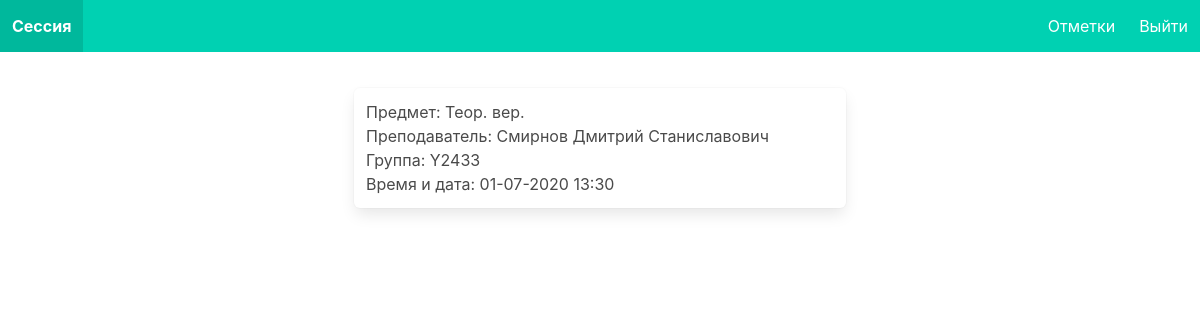
The page /subjectexam/4/ (signed in) on the database its author committed.
### final_project/models.py (models this page shows, shortened)
class Subject(models.Model):
    name = models.CharField(max_length=45)
    code = models.CharField(max_length=10)

class User(AbstractUser):
    middle_name = models.CharField(max_length=150, blank=True)
    is_student = models.BooleanField(default=False)
    is_teacher = models.BooleanField(default=False)
    group = models.ForeignKey(Group, on_delete=models.CASCADE, default=None, blank=True, null=True)

class Group(models.Model):
    name = models.CharField(max_length=10)
    course = models.IntegerField()
    def __str__(self):
        return self.name

class Exam(models.Model):
    datetime = models.DateTimeField()
    classroom = models.CharField(max_length=10)
    subject = models.ForeignKey(Subject, on_delete=models.CASCADE)
    group = models.ForeignKey(Group, on_delete=models.CASCADE)

### final_project/views.py (the view)
# urls.py: path('subjectexam/<int:id>/', views.subject_page),
@login_required
def subject_page(request, id):
    exam = Exam.objects.get(pk=id)
    subject = exam.subject
    relation = GroupSubjectTeacher.objects.get(subject=subject, group=request.user.group)
    teacher = relation.teacher
    return render(request, 'subject.html', {'exam': exam, 'subject': subject, 'teacher': teacher})

### templates/subject.html
{% extends 'layout.html' %}
{% block nav_items %}
    <a href="/student" class="navbar-item">Отметки</a>
{% endblock %}
{% block body %}
    <div class="columns is-centered">
        <div class="column is-half box">
            Предмет: {{ subject.name }}<br>
            Преподаватель: {{ teacher.last_name }} {{ teacher.first_name }} {{ teacher.middle_name }}<br>
            Группа: {{ user.group }}<br>
            Время и дата: {{ exam.datetime|date:'d-m-Y H:i' }}
        </div>
    </div>
{% endblock %}

### rows shown on the page
Subject: name "Теор. вер."
User: last_name "Смирнов", first_name "Дмитрий", middle_name "Станиславович"
User: group "Y2433"
Exam: datetime "01-07-2020 13:30"
